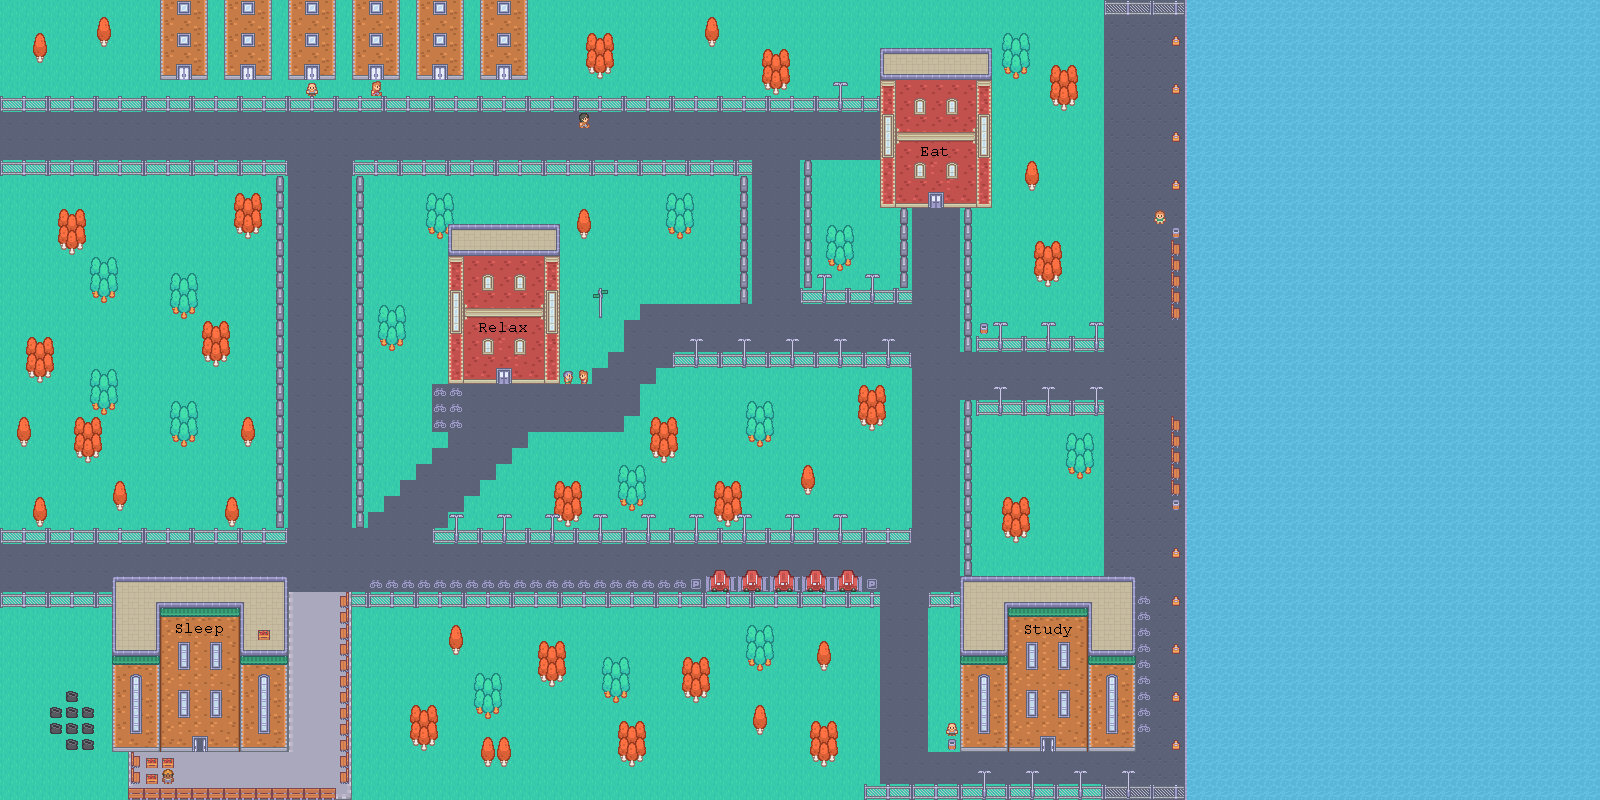

This game map was drawn from its Tiled (.tmx) file and the tilesets committed beside it. A one-line description and the trimmed map source follow:
An orthogonal 100x50 tile map with 16x16 px tiles, 5 tile layers (COLLISIONS, Base, Props, Buildings, ...), 4 image layers.

<map version="1.10" tiledversion="1.10.2" orientation="orthogonal" renderorder="right-down" width="100" height="50" tilewidth="16" tileheight="16" infinite="0" nextlayerid="14" nextobjectid="10">
 <tileset firstgid="1" source="kenny-tilemap.tsx" />
 <layer id="5" name="COLLISIONS" width="100" height="50">
  <data>[5000 cells, 5000 non-empty, 7 distinct tile ids]</data>
 </layer>
 <layer id="1" name="Base" width="100" height="50">
  <data>[5000 cells, 5000 non-empty, 18 distinct tile ids]</data>
 </layer>
 <layer id="2" name="Props" width="100" height="50">
  <data>[5000 cells, 910 non-empty, 54 distinct tile ids]</data>
 </layer>
 <layer id="3" name="Buildings" width="100" height="50">
  <data>[5000 cells, 389 non-empty, 40 distinct tile ids]</data>
 </layer>
 <layer id="4" name="Building Decals" width="100" height="50">
  <data>[5000 cells, 221 non-empty, 26 distinct tile ids]</data>
 </layer>
 <imagelayer id="10" name="Eat" offsetx="911.833" offsety="143.167">
  <image source="eat.png" width="48" height="16" />
 </imagelayer>
 <imagelayer id="11" name="Sleep" offsetx="175" offsety="621.667">
  <image source="sleep.png" width="48" height="16" />
 </imagelayer>
 <imagelayer id="12" name="Study" offsetx="1024.67" offsety="622.5">
  <image source="study.png" width="48" height="16" />
 </imagelayer>
 <imagelayer id="13" name="Relax" offsetx="479" offsety="319.667">
  <image source="relax.png" width="48" height="16" />
 </imagelayer>
</map>
